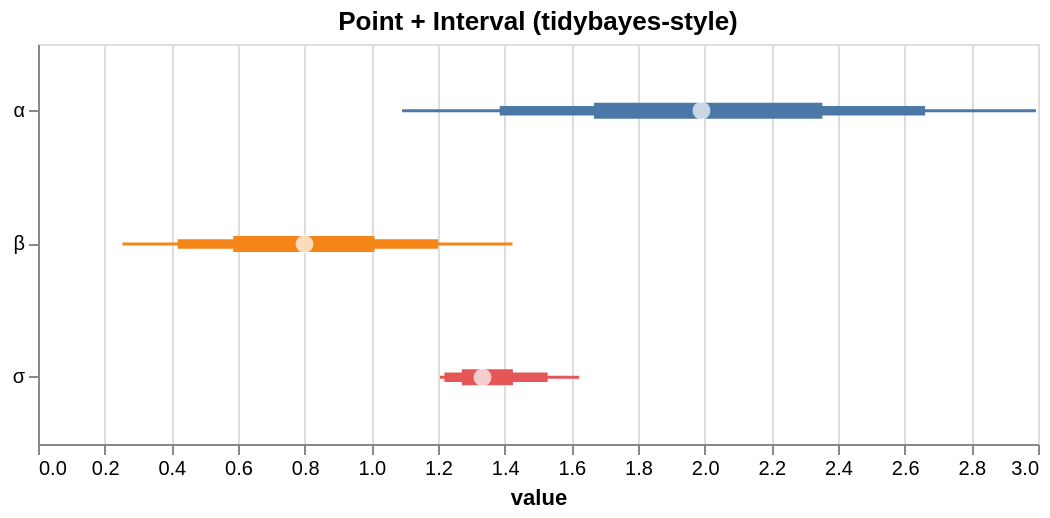

The specification (Vega-Lite) saved for this image:
### Vega-Lite specification from a JSON file in a GitHub repository (floating-point values rounded to 4 significant figures)
{"$schema": "https://vega.github.io/schema/vega-lite/v5.json", "height": 200, "layer": [{"encoding": {"x2": {"field": "hi_0_95_"}, "x": {"field": "lo_0_95_", "title": "value", "type": "quantitative"}, "color": {"field": "parameter", "type": "nominal", "legend": null}, "y": {"axis": {"title": null}, "field": "parameter", "type": "nominal"}}, "mark": {"strokeWidth": 1.5, "type": "rule"}}, {"encoding": {"x2": {"field": "hi_0_8_"}, "x": {"field": "lo_0_8_", "title": "value", "type": "quantitative"}, "color": {"field": "parameter", "type": "nominal", "legend": null}, "y": {"axis": {"title": null}, "field": "parameter", "type": "nominal"}}, "mark": {"strokeWidth": 4.75, "type": "rule"}}, {"encoding": {"x2": {"field": "hi_0_5_"}, "x": {"field": "lo_0_5_", "title": "value", "type": "quantitative"}, "color": {"field": "parameter", "type": "nominal", "legend": null}, "y": {"axis": {"title": null}, "field": "parameter", "type": "nominal"}}, "mark": {"strokeWidth": 8.0, "type": "rule"}}, {"encoding": {"x": {"field": "__point__", "type": "quantitative"}, "y": {"field": "parameter", "type": "nominal"}}, "mark": {"filled": true, "color": "white", "size": 80, "type": "point"}}], "data": {"values": [{"parameter": "α", "lo_0_95_": 1.092, "lo_0_8_": 1.385, "hi_0_8_": 2.661, "hi_0_5_": 2.353, "__point__": 1.99, "hi_0_95_": 2.994, "lo_0_5_": 1.668}, {"parameter": "β", "lo_0_95_": 0.2532, "lo_0_8_": 0.419, "hi_0_8_": 1.2, "hi_0_5_": 1.009, "__point__": 0.7996, "hi_0_95_": 1.423, "lo_0_5_": 0.5856}, {"parameter": "σ", "lo_0_95_": 1.206, "lo_0_8_": 1.219, "hi_0_8_": 1.529, "hi_0_5_": 1.425, "__point__": 1.333, "hi_0_95_": 1.623, "lo_0_5_": 1.272}]}, "title": "Point + Interval (tidybayes-style)", "width": 500}
